Frame 1 (no input): blank canvas, image omitted
Frame 60 (no input): blank canvas, image omitted
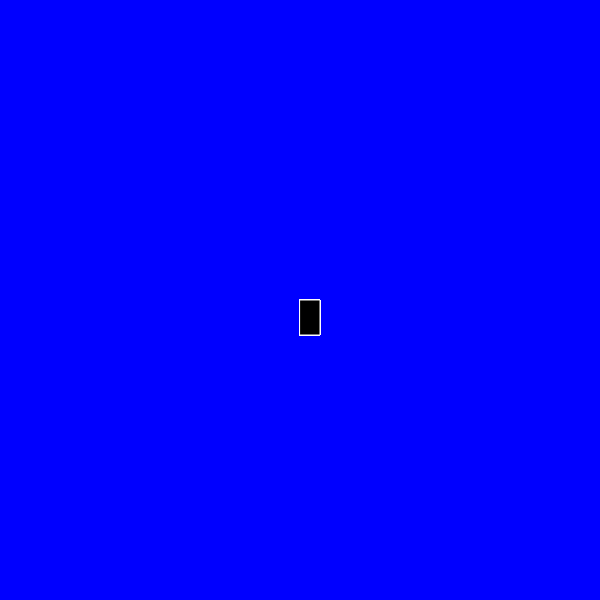
Frame 120 (the mouse pressed at the canvas centre since frame 60)

The p5.js sketch whose frames 1 and 60 were blank and that drew this single picture after the mouse press (run headless with seeded random() and noise() and a simulated clock; from frame 60 on, the mouse is pressed at the canvas centre):

// p5.js sketch
// ── sketch.js
function setup() {
    createCanvas(600, 600);
     background('blue');
  }
  
  function draw() {
    
    
    stroke("white")
    fill("black")
    
    //console.log(mouseIsPressed)
    
    if(mouseIsPressed){
      
       rect(mouseX,mouseY,20,35);
    }
    
     
  }
